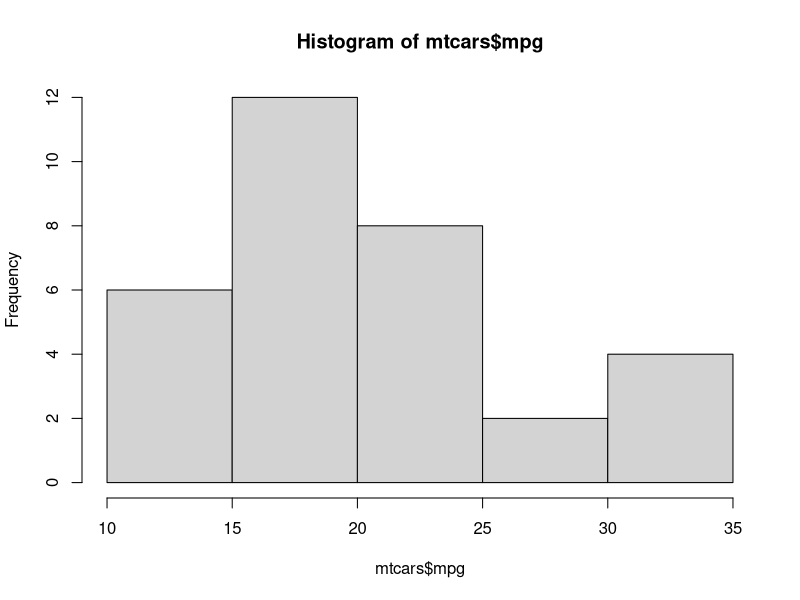
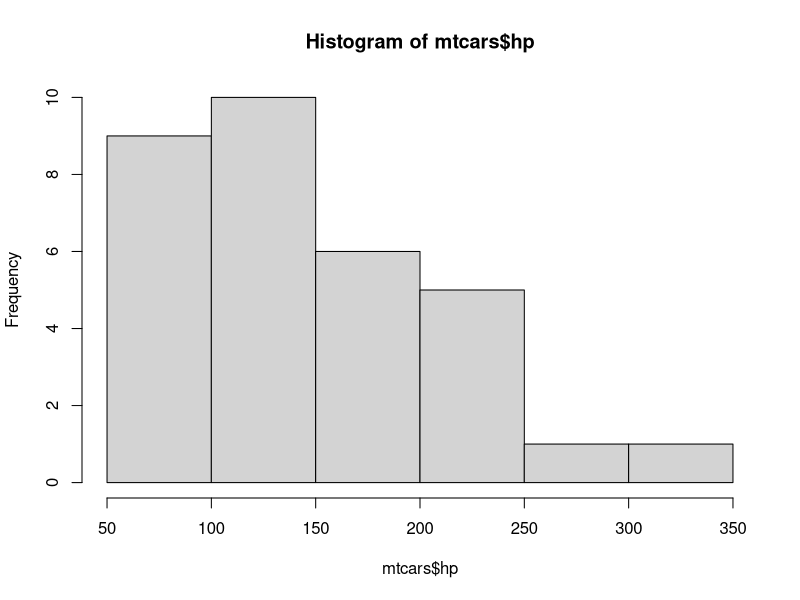
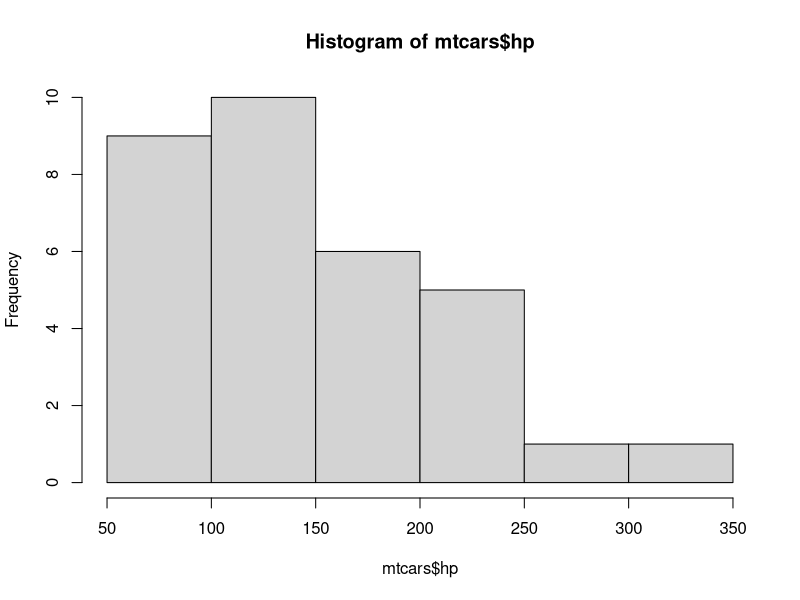
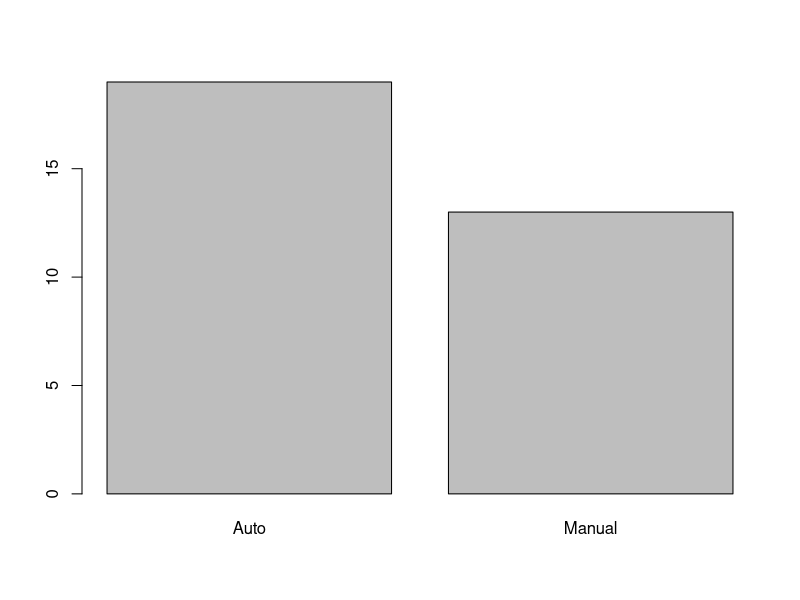
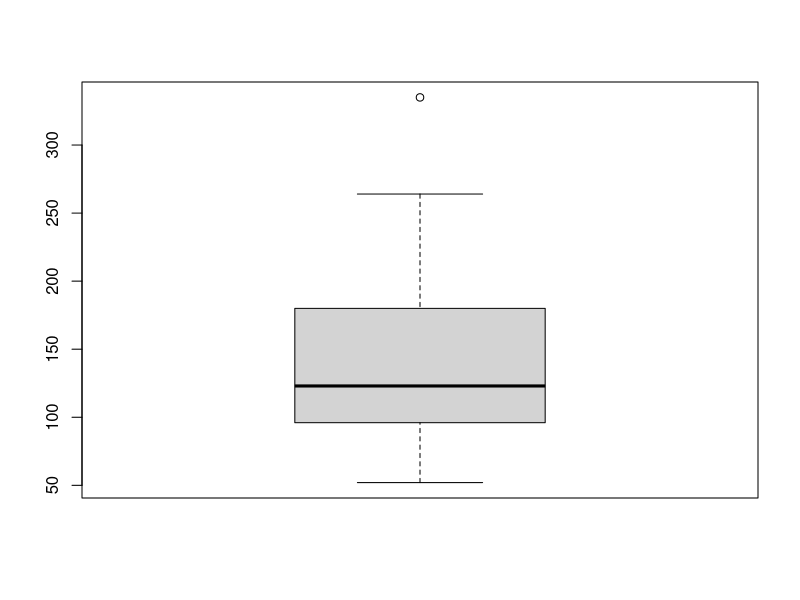
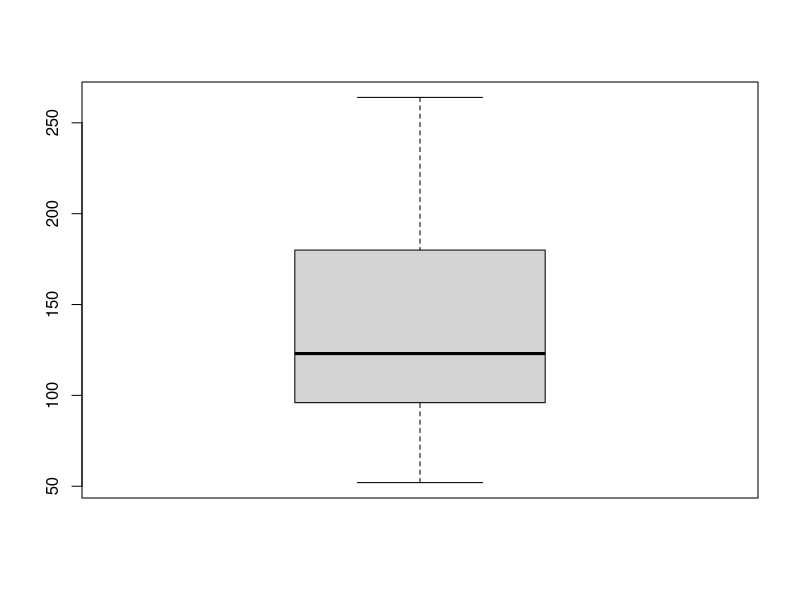

R code for these plots, in order: (Note: this script raises an error after producing the figures.)
# library tidyverse
library(tidyverse)

# basic plot in base R
hist(mtcars$mpg)
hist(mtcars$hp)

# Analyzing by Histogram - one Quantitative variable
hist(mtcars$hp)
mean(mtcars$hp)
median(mtcars$hp)

str(mtcars)
mtcars$am <- factor(mtcars$am,
                    level = c(0,1),
                    labels = c("Auto", "Manual"))

# Bar plot one Qualitative variable
barplot(table(mtcars$am))

# Box plot
boxplot(mtcars$hp)
fivenum(mtcars$hp)

min(mtcars$hp)
quantile(mtcars$hp, probs = c(.25, .5, .75))
median(mtcars$hp)
max(mtcars$hp)

# whisker calculation
Q3 <- quantile(mtcars$hp, c(.75))
Q1 <- quantile(mtcars$hp, c(.25))
IQR_hp <- Q3 - Q1

Q3 + 1.5*IQR_hp
Q1 - 1.5*IQR_hp

boxplot.stats(mtcars$hp, coef = 1.5)

# filter out outliers
mtcars_no_out <- mtcars %>%
  filter(hp < 335)

boxplot(mtcars_no_out$hp)

# Boxplot 2 variable
# Quantitative x Qualitative
data(mtcars)
mtcars$am <- factor(mtcars$am,
                    level = c(0,1),
                    labels = c("Auto", "Manual"))

boxplot(mpg ~ am, data = mtcars, 
        col = c("gold", "salmon"))

# Scatter plot
# Quantitative
plot(mtcars$hp, mtcars$mpg, pch = 16,
     col = "salmon",
     main = "Relationship between HP and MPG",
     xlab = "Horse power",
     ylab = "Miles per Gallon")

cor(mtcars$hp, mtcars$mpg)
lm(mpg ~ hp, data = mtcars)









